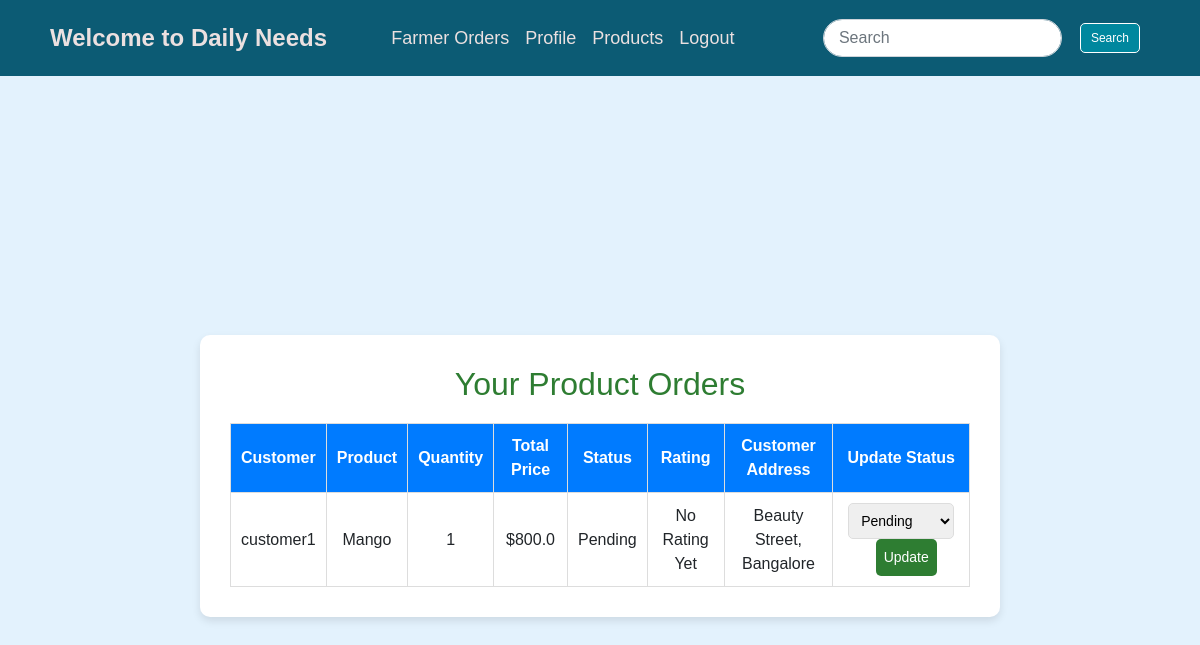
Page /farmer/orders/ (signed in) on the earlier database version.
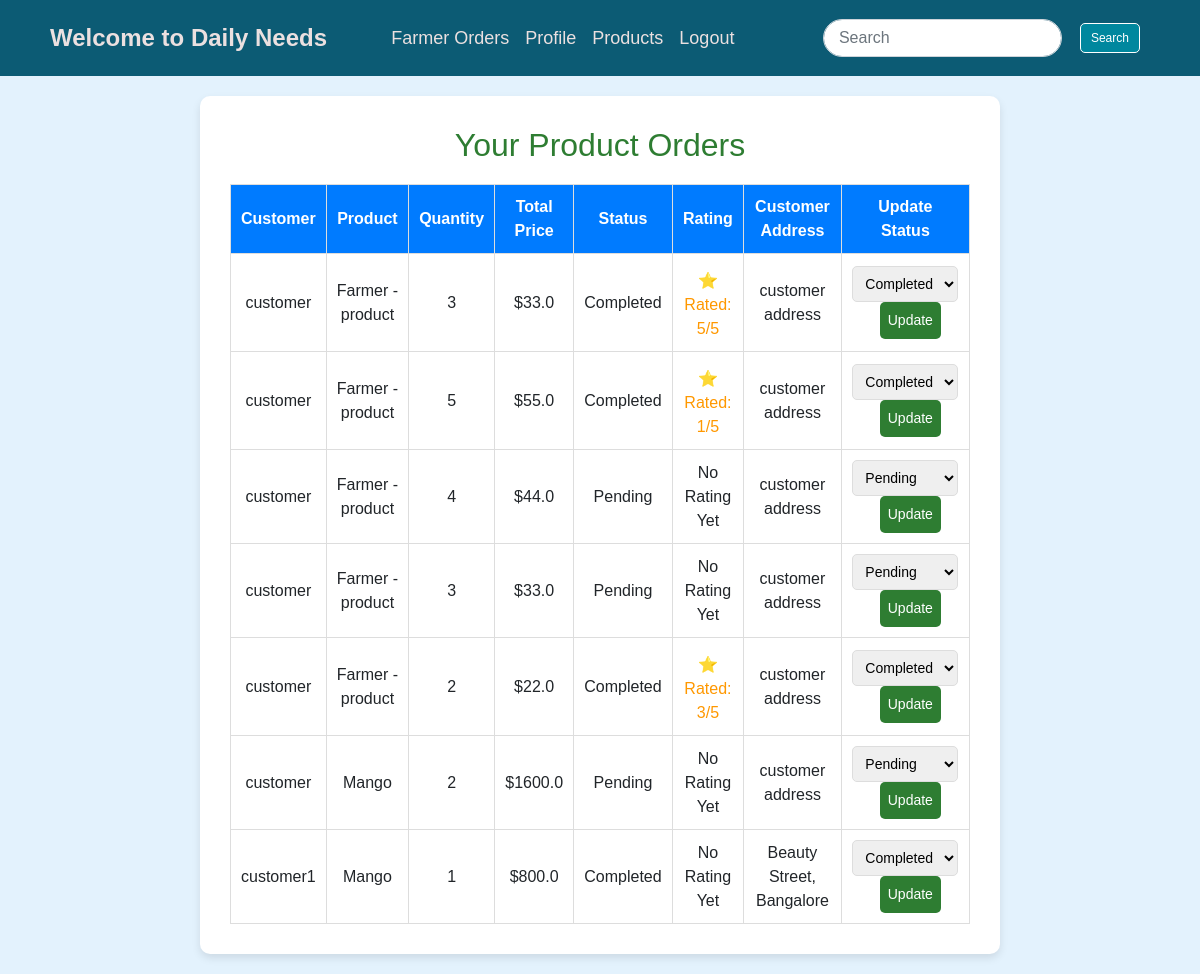
Same page on the later database version.
### home/models.py (models this page shows, shortened)
class Order(models.Model):
    STATUS_CHOICES = [
        ("Pending", "Pending"),
        ("Completed", "Completed"),
        ("Cancelled", "Cancelled"),
    ]
    user = models.ForeignKey(User, on_delete=models.CASCADE)  # Customer
    product = models.ForeignKey("Products", on_delete=models.CASCADE)  # Ordered product
    quantity = models.PositiveIntegerField(default=1)
    total_price = models.CharField(max_length=20)
    status = models.CharField(max_length=20, choices=STATUS_CHOICES, default="Pending")
    order_date = models.DateTimeField(auto_now_add=True)
    rating = models.IntegerField(null=True, blank=True)  # New rating field (1-5)

class Products(models.Model):
    name = models.CharField(max_length=200)
    price = models.CharField(max_length=20, default="0.00")  # Storing price as a string
    details = models.TextField()
    image = models.ImageField(upload_to="products/")
    ctry = models.ForeignKey(Category, on_delete=models.CASCADE)
    farmer = models.ForeignKey(User, on_delete=models.CASCADE)  # Link to user

class Profile(models.Model):
    us = models.OneToOneField(User, on_delete=models.CASCADE)
    phone = models.CharField(max_length=30, null=True, blank=True)  # Optional phone
    image = models.ImageField(upload_to='profilepic', null=True, blank=True)  # Optional profile pic
    address = models.TextField(blank=True, null=True)
    is_farmer = models.BooleanField(default=False)  # Default: User is a customer
    created_at = models.DateTimeField(default=timezone.now)  # Default timestamp

### home/views.py (the view)
# urls.py: path("farmer/orders/", farmer_orders, name="farmer_orders"),
@login_required
def farmer_orders(request):
    orders = Order.objects.filter(product__farmer=request.user).order_by("-order_date")
    return render(request, "farmer_orders.html", {"orders": orders})
    from django.shortcuts import get_object_or_404, redirect

### home/templates/farmer_orders.html (shortened to what this page needs)
{% extends "base.html" %}
{% block content %}
<div class="orders-container">
    <div class="orders-box">
        <h2 class="orders-title">Your Product Orders</h2>
        <table class="orders-table">
            <tr>
                <th>Customer</th>
                <th>Product</th>
                <th>Quantity</th>
                <th>Total Price</th>
                <th>Status</th>
                <th>Rating</th>
                <th>Customer Address</th>
                <th>Update Status</th>
            </tr>
            {% for order in orders %}
            <tr>
                <td>{{ order.user.username }}</td>
                <td>{{ order.product.name }}</td>
                <td>{{ order.quantity }}</td>
                <td>${{ order.total_price }}</td>
                <td>{{ order.status }}</td>
                <td>
                    {% if order.rating %}
                        <div class="rating-display">
                            ⭐ Rated: {{ order.rating }}/5
                        </div>
                    {% else %}
                        No Rating Yet
                    {% endif %}
                </td>
                <td>
                    {% if order.user.profile.address %}
                        {{ order.user.profile.address }}
                    {% else %}
                        Address not available
                    {% endif %}
                </td>
                <td>
                    <form method="post" action="{% url 'update_order_status' order.id %}" class="update-form">
                        <select name="status">
                            <option value="Pending" {% if order.status == "Pending" %}selected{% endif %}>Pending</option>
                            <option value="Completed" {% if order.status == "Completed" %}selected{% endif %}>Completed</option>
                        </select>
                        <button type="submit">Update</button>
                    </form>
                </td>
            </tr>
            {% endfor %}
        </table>
    </div>
</div>
{% endblock %}

Differences in the rows shown:
added Order: user.username "customer", product.name "Farmer - product", quantity "3", total_price "33.0", status "Completed", rating "5", user.profile.address "customer address"
added Order: user.username "customer", product.name "Farmer - product", quantity "5", total_price "55.0", status "Completed", rating "1", user.profile.address "customer address"
added Order: user.username "customer", product.name "Farmer - product", quantity "4", total_price "44.0", status "Pending", shows "No Rating Yet", user.profile.address "customer address"
added Order: user.username "customer", product.name "Farmer - product", quantity "3", total_price "33.0", status "Pending", shows "No Rating Yet", user.profile.address "customer address"
added Order: user.username "customer", product.name "Farmer - product", quantity "2", total_price "22.0", status "Completed", rating "3", user.profile.address "customer address"
added Order: user.username "customer", product.name "Mango", quantity "2", total_price "1600.0", status "Pending", shows "No Rating Yet", user.profile.address "customer address"
changed Order "customer1": status "Pending" → "Completed"
